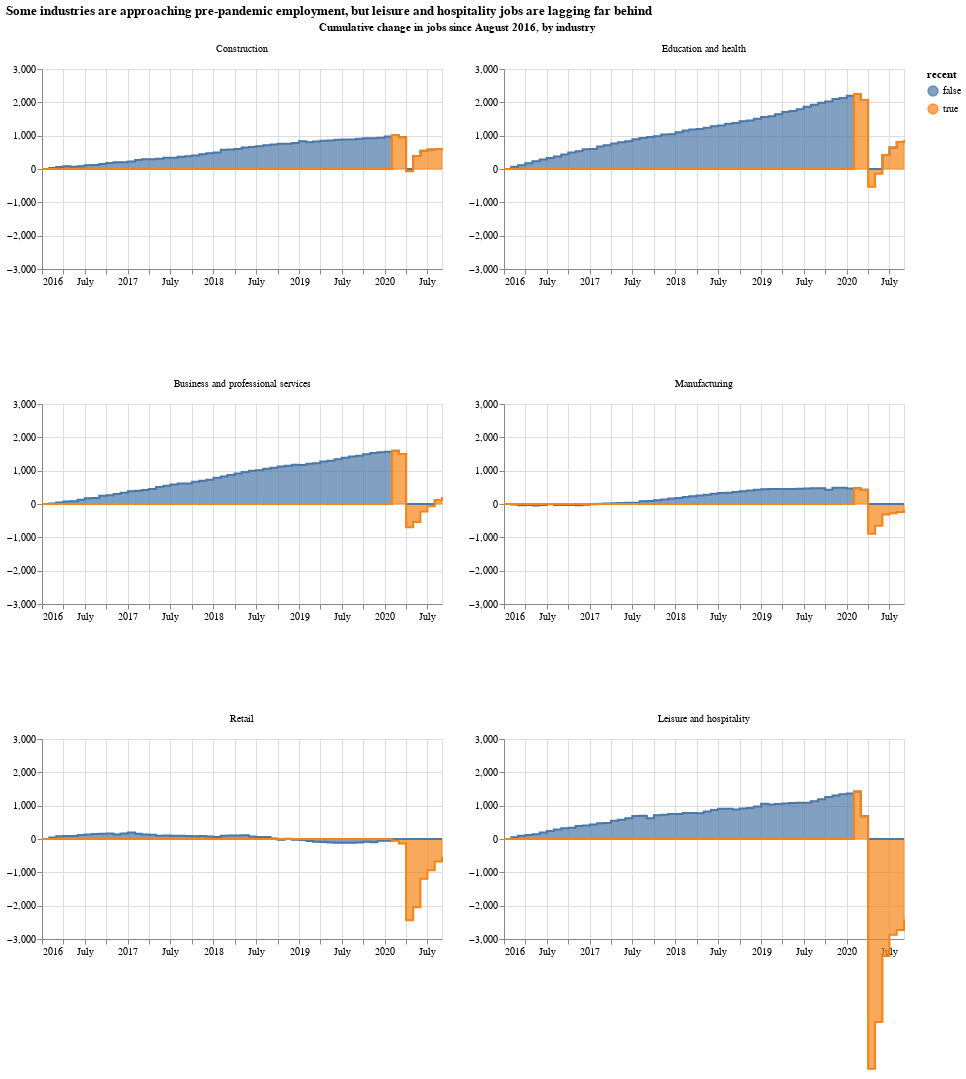

Notebook source saved alongside this figure:
### Markdown cell above
Let's try to colour them differently from February -

### Code cell
alt.Chart(data, height=200, title="Some industries are approaching pre-pandemic employment, but leisure and hospitality jobs are lagging far behind"
         ).mark_area(
    line=True, 
    interpolate='step-after'
    ).transform_calculate(
    recent = alt.datum.time > alt.expr.toDate('2020-01-31')
).encode(
    x= alt.X('time', title=None),
    y= alt.Y('cumulative_change:Q', title=None, scale=alt.Scale(domain=[-3000, 3000])),
    color = 'recent:N',
    stroke = 'recent:N',
#     row = alt.Row('type:N', rows=3)
    facet = alt.Facet('type:N', columns=2, spacing={'row': -200}, 
                      sort=['Construction', 'Education and health', 'Business and professional services', 'Manufacturing', 'Retail', 'Leisure and hospitality'],
                      title="Cumulative change in jobs since August 2016, by industry"
                     )
).resolve_axis(y='independent', x='independent')

### Figure 1 — Vega-Lite specification as saved in the notebook (floating-point values rounded to 4 significant figures; data arrays with more than 128 entries replaced by an {"elided": "..."} marker saying what was removed)
{"config": {"view": {"continuousWidth": 400, "continuousHeight": 300}}, "data": {"name": "data-b7dd6436590686d4270874dadcdbd5f9"}, "mark": {"type": "area", "interpolate": "step-after", "line": true}, "encoding": {"color": {"type": "nominal", "field": "recent"}, "facet": {"type": "nominal", "columns": 2, "field": "type", "sort": ["Construction", "Education and health", "Business and professional services", "Manufacturing", "Retail", "Leisure and hospitality"], "spacing": {"row": -200}, "title": "Cumulative change in jobs since August 2016, by industry"}, "stroke": {"type": "nominal", "field": "recent"}, "x": {"type": "temporal", "field": "time", "title": null}, "y": {"type": "quantitative", "field": "cumulative_change", "scale": {"domain": [-3000, 3000]}, "title": null}}, "height": 200, "resolve": {"axis": {"x": "independent", "y": "independent"}}, "title": "Some industries are approaching pre-pandemic employment, but leisure and hospitality jobs are lagging far behind", "transform": [{"calculate": "(datum.time > toDate('2020-01-31'))", "as": "recent"}], "$schema": "https://vega.github.io/schema/vega-lite/v4.8.1.json", "datasets": {"data-b7dd6436590686d4270874dadcdbd5f9": {"elided": "342 records"}}}
